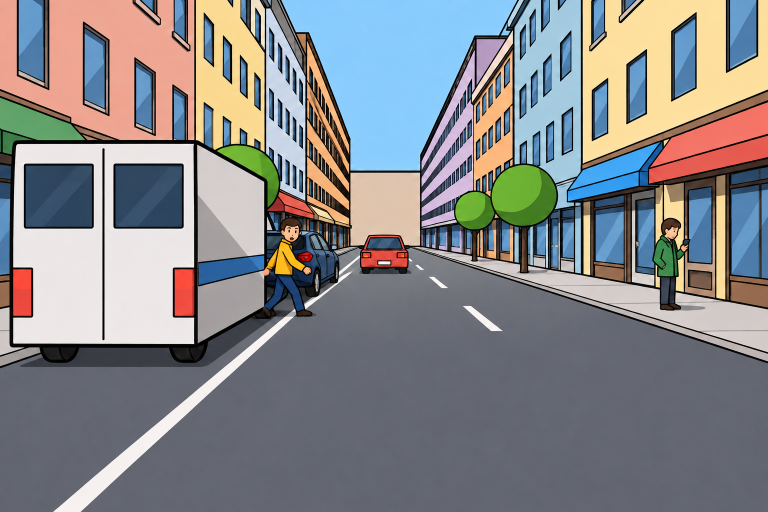
#> input picture figures/tikz/teaser_assets/base.png, 1536 x 1024 px (shown at 1/2 size)
$ python teaser_assets.py
#> lines starting #> are read from the running program, lines starting #| are printed output that depends on the picture
"""Raster assets of the intro figure (teaser.tex).  The base image (teaser_assets/base.png, 1536x1024) is cropped to
rows Y0..Y0+640 and cut into a 12x5 grid of 128-px cells, the positions of the schematic convolution; teaser.tex uses
the same grid and the same ACTIVE cells (col, row), the upstream mask's active positions (the pedestrian and the car).
Writes scene.jpg (the cropped frame) and the receptive-field mosaics patches_dense.png (all 60 positions) and
patches_ours.png (the active positions, laid out where they sit in the grid), and tile_{a,b,c}.png (the
2x2 tiles that tile skipping computes)."""
from PIL import Image, ImageEnhance, ImageOps

CELL, COLS, ROWS, Y0 = 128, 12, 5, 192
ACTIVE = [(4, 1), (4, 2), (4, 3), (5, 2), (6, 2)]
PITCH, PATCH = 132, 120        # mosaic pixels per position and per 3x3 receptive-field patch (2.2 / 2.0 mm in teaser.tex)

base = Image.open('teaser_assets/base.png').convert('RGB')
#> base is the input picture: PIL image 1536x1024 RGB; mean R, G, B 133.5, 134.5, 137.2
gray = ImageEnhance.Brightness(ImageOps.grayscale(base)).enhance(1.08).convert('RGB')   # gray, so that the red mask stands out
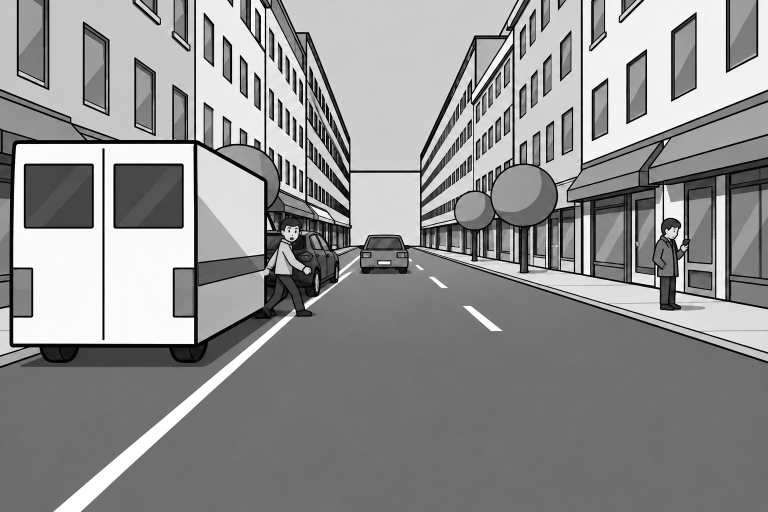
#> gray: PIL image 1536x1024 RGB (shown at 1/2 size); min 0, max 255, mean 144.8
scene = gray.crop((0, Y0, COLS * CELL, Y0 + ROWS * CELL))
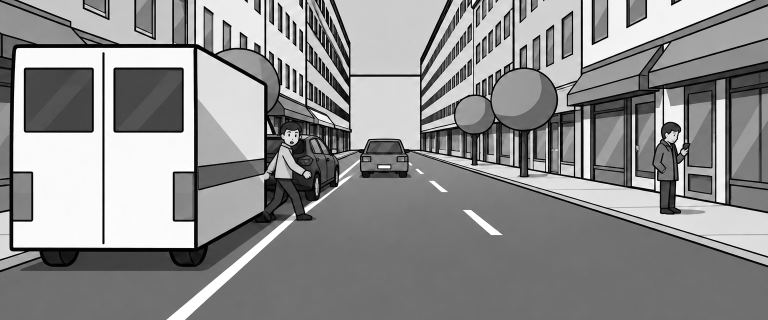
#> scene: PIL image 1536x640 RGB (shown at 1/2 size); min 0, max 255, mean 142.4
scene.save('teaser_assets/scene.jpg', quality=92)

pad = Image.new('RGB', (scene.width + 2 * CELL, scene.height + 2 * CELL), 'white')   # zero padding at the border
#> pad: PIL image 1792x896 RGB; every value is 255
pad.paste(scene, (CELL, CELL))
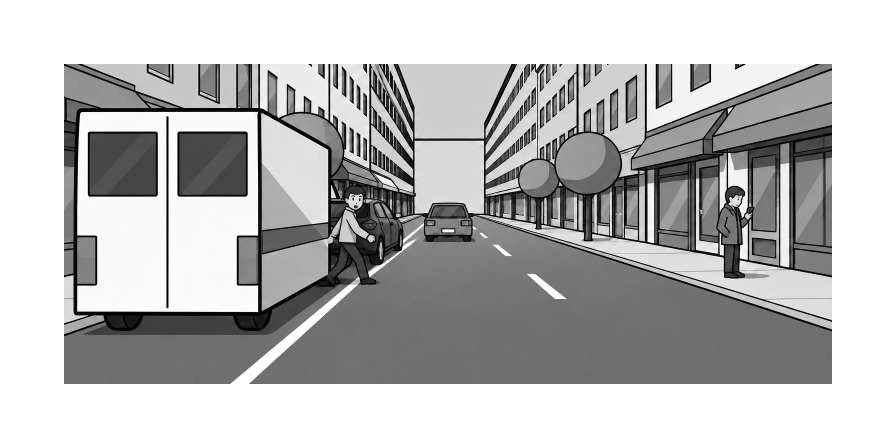
#> pad: PIL image 1792x896 RGB (shown at 1/2 size); min 0, max 255, mean 186.1
def patch(c, r):
    return pad.crop((c * CELL, r * CELL, (c + 3) * CELL, (r + 3) * CELL)).resize((PATCH, PATCH), Image.LANCZOS)

def mosaic(cells, name):
#> called with name = 'patches_dense'
    c0, r0 = min(c for c, _ in cells), min(r for _, r in cells)
    cols, rows = max(c for c, _ in cells) - c0 + 1, max(r for _, r in cells) - r0 + 1
    im = Image.new('RGBA', (cols * PITCH, rows * PITCH), (0, 0, 0, 0))
#> im: PIL image 1584x660 RGBA; every value is 0
    off = (PITCH - PATCH) // 2
    for c, r in cells:
        im.paste(patch(c, r), ((c - c0) * PITCH + off, (r - r0) * PITCH + off))
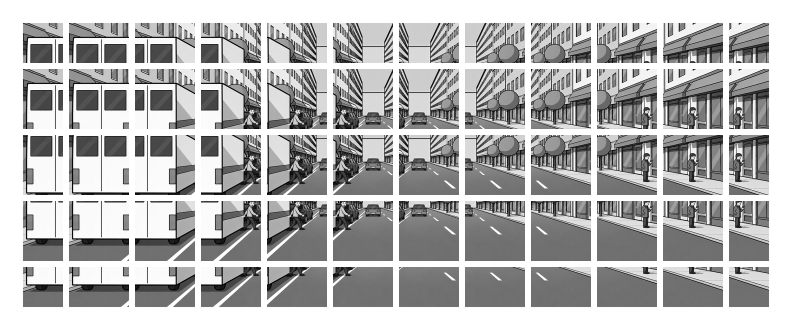
#> im: PIL image 1584x660 RGBA (shown at 1/2 size); mean R, G, B, A 134.8, 134.8, 134.8, 210.7; transparent parts drawn white
    im.save(f'teaser_assets/{name}.png')

mosaic([(c, r) for r in range(ROWS) for c in range(COLS)], 'patches_dense')
mosaic(ACTIVE, 'patches_ours')
#> call 2 of mosaic, with name = 'patches_ours'
#> in mosaic (call 2), `c0, r0 = min(c for c, _ in cells), min(r for _, r in cells)`: c0 = 4; r0 = 1
#> in mosaic (call 2), `cols, rows = max(c for c, _ in cells) - c0 + 1, max(r for _, r in cell..`: cols = 3
#> in mosaic (call 2), `im = Image.new('RGBA', (cols * PITCH, rows * PITCH), (0, 0, 0, 0))`: im: PIL image 396x396 RGBA; every value is 0
#> after the loop in mosaic (call 2), `for c, r in cells:`:
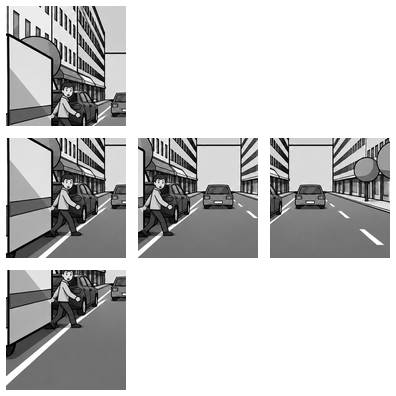
#> im: PIL image 396x396 RGBA; mean R, G, B, A 61.3, 61.3, 61.3, 117.1; transparent parts drawn white
# tile skipping computes the 2x2 tiles that hold an active position (columns 4-5 rows 0-1, columns 4-5 rows 2-3,
# columns 6-7 rows 2-3), every position of each
for name, c0, r0 in (('tile_a', 4, 0), ('tile_b', 4, 2), ('tile_c', 6, 2)):
    mosaic([(c, r) for r in (r0, r0 + 1) for c in (c0, c0 + 1)], name)
#> this loop made 3 passes
#> pass 1, in mosaic (call 3), `im.save(f'teaser_assets/{name}.png')`:
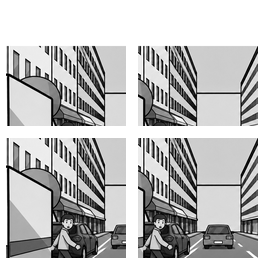
#> saved as tile_a.png: PIL image 264x264 RGBA; mean R, G, B, A 142.9, 142.9, 142.9, 210.7; transparent parts drawn white
#> pass 2, in mosaic (call 4), `im.save(f'teaser_assets/{name}.png')`:
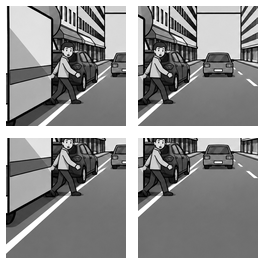
#> saved as tile_b.png: PIL image 264x264 RGBA; mean R, G, B, A 102.1, 102.1, 102.1, 210.7; transparent parts drawn white
